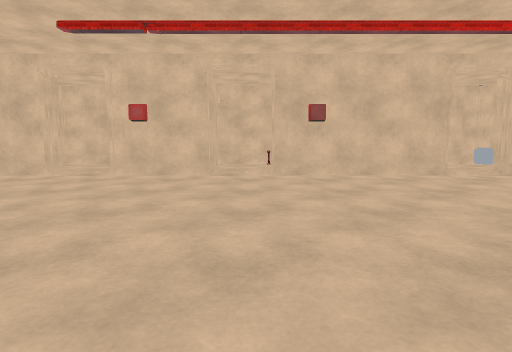
View 1 (above)

16 first-person views from a walk through a scene from a Unity 3-D project. The camera is 1.5 m above the floor, tilts 6° down and sees 75° across. The floor is counted in squares, 2 m on a side. Each view is taken from the middle of a square. On the plan, view 1 faces up. The plan holds only what a view shows up to about 11 squares ahead; the rest is blank. The place goes on beyond the plan. The player character is not drawn. Some animated figures are not drawn. Door leaves are left out, so doorways stand open. Some surface patterns are stand-ins.

View 2
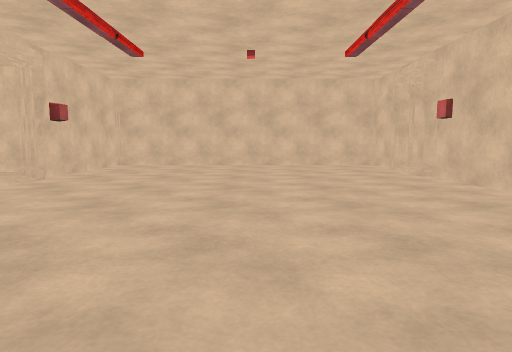

View 3
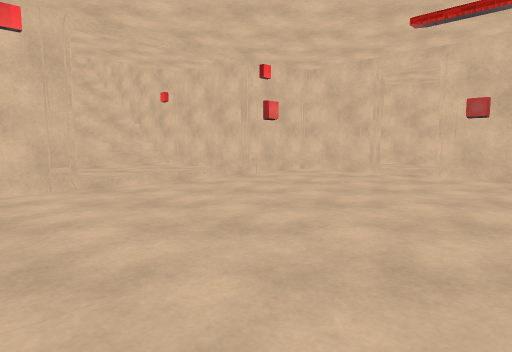

View 4
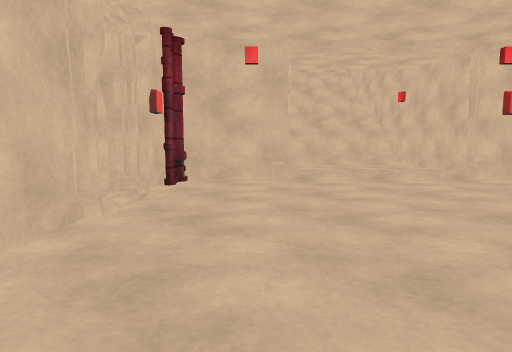

View 5
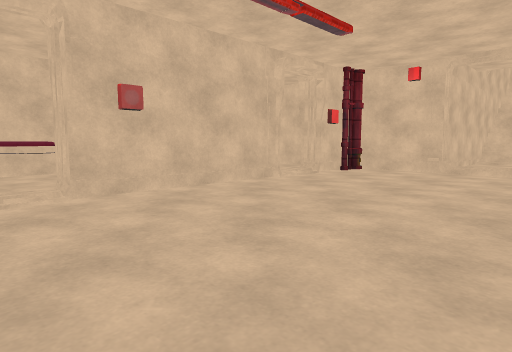

View 6
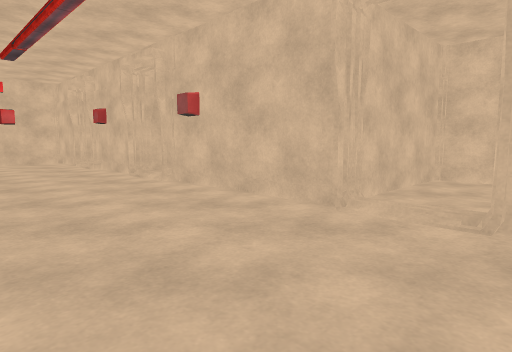

View 7
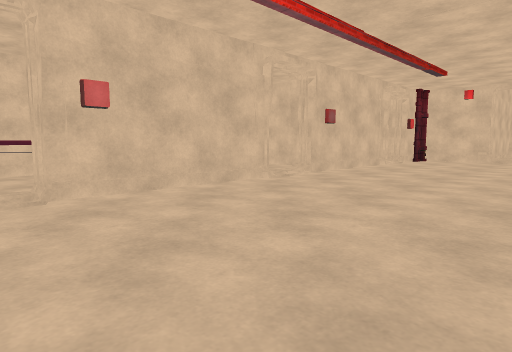

View 8
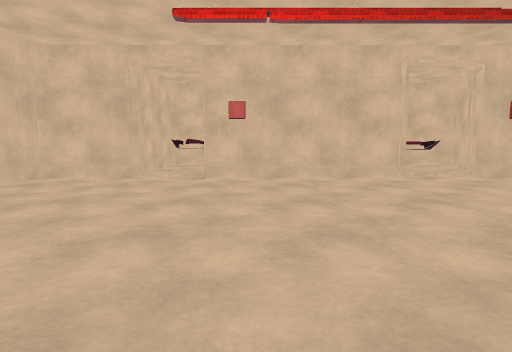

View 9
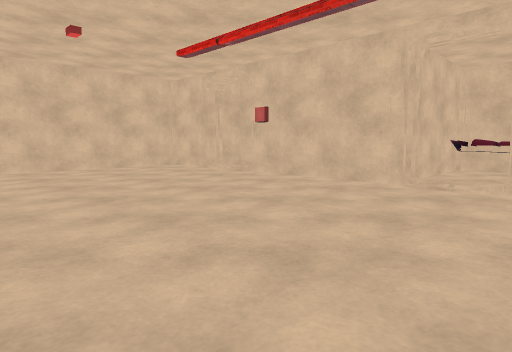

View 10
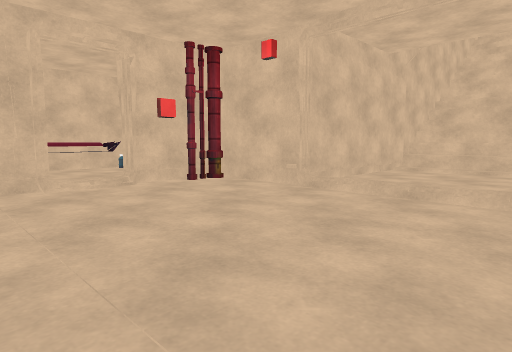

View 11
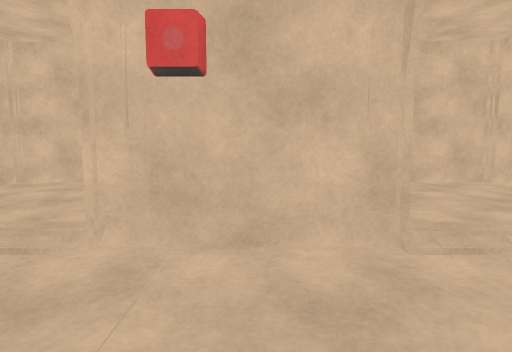

View 12
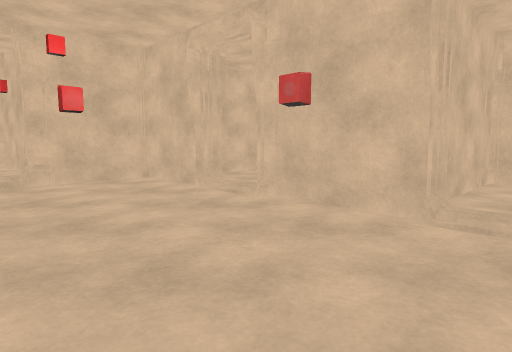

View 13
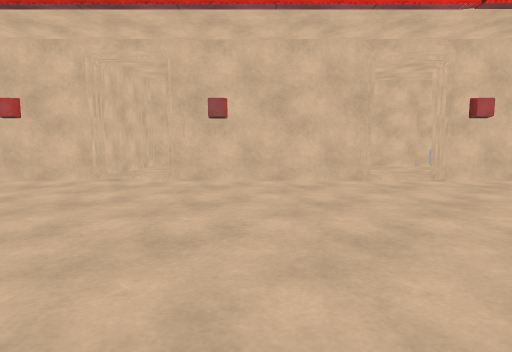

View 14
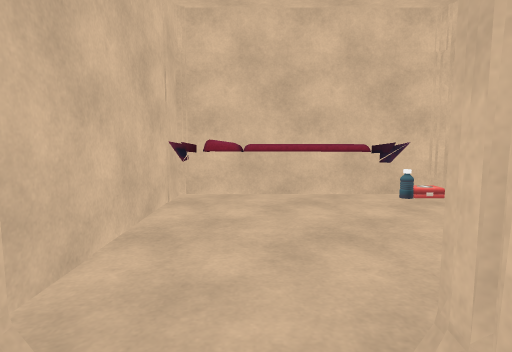

View 15
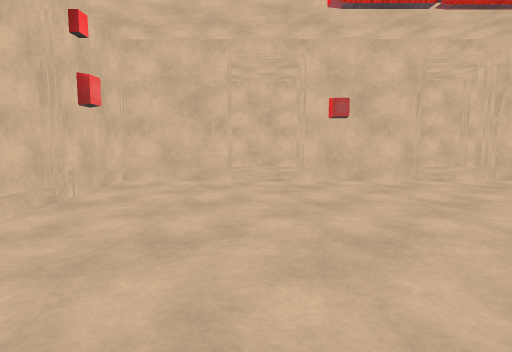

View 16
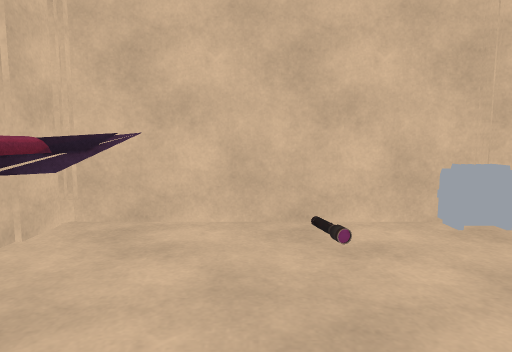

### Floor plan
Ten units are one square. View 1 is at (0, 0); x grows to the right and y downward. Boxes are objects, and circles mark ways between rooms. Rooms are numbered by the first view taken in them; rooms with no view inside come last. Other rooms are left out.
<svg viewBox="-127 -120 225 173">
<path fill="none" stroke="#000" d="M20 6 60 6M-10 -72 -32 -72M-34 6 7 6M41 -72 4 -72M-45 -72 -65 -72 -65 -51M-55 6 -46 6M-65 -16 -64 6M-68 -56 -122 -57 -122 -15 -69 -15M73 6 93 6 93 -72 55 -72M-117 -50 -117 -14M-112 -54 -112 -14M39 15 39 48 77 48 77 11M-29 -104 -29 -114 -65 -114 -65 -92M-45 -77 -45 -72M-32 -72 -32 -76M55 -72 55 -78M77 -91 77 -114 39 -114 39 -81M-6 -114 -13 -114 -13 -77M-10 -78 -10 -72M24 -108 24 -114 9 -114M4 -72 4 -77M-58 43 -58 48M-66 19 -66 30M-68 48 -29 48 -29 14"/>
<rect x="-65" y="-5" width="10" height="10" fill="#bbb"><title>other object</title></rect>
<rect x="35" y="5" width="10" height="10" fill="#bbb"><title>other object</title></rect>
<rect x="65" y="-115" width="10" height="10" fill="#bbb"><title>other object</title></rect>
<circle cx="65" cy="10" r="3" fill="#2a7"/>
<circle cx="-35" cy="-70" r="3" fill="#2a7"/>
<circle cx="45" cy="-70" r="3" fill="#2a7"/>
<circle cx="-5" cy="-70" r="3" fill="#2a7"/>
<circle cx="-40" cy="10" r="3" fill="#2a7"/>
<text x="0" y="-30">1</text>
<text x="60" y="30">2</text>
<text x="-50" y="-100">3</text>
<text x="50" y="-100">4</text>
<text x="0" y="-100">5</text>
<text x="-50" y="30">6</text>
</svg>
Room 1 opens to room 2. Room 1 opens to room 3. Room 1 opens to room 4. Room 1 opens to room 5. Room 1 opens to room 6.

Where each view was taken, in squares from view 1:
view 1: 0 up, 0 right, facing up
view 2: 3 up, 1 left, facing right
view 3: 0 up, 1 left, facing up-left
view 4: 1 up, 0 right, facing left
view 5: 4 up, 2 right, facing down-left
view 6: 4 up, 6 right, facing up-left
view 7: 4 up, 7 right, facing down-left
view 8: 6 up, 5 right, facing down
view 9: 5 up, 0 right, facing down-right
view 10: 5 up, 2 left, facing down-left
view 11: 5 up, 2 left, facing up
view 12: 4 up, 0 right, facing up-left
view 13: 1 up, 2 right, facing up
view 14: 0 up, 4 left, facing down
view 15: 1 up, 4 left, facing up
view 16: 3 down, 7 right, facing left
